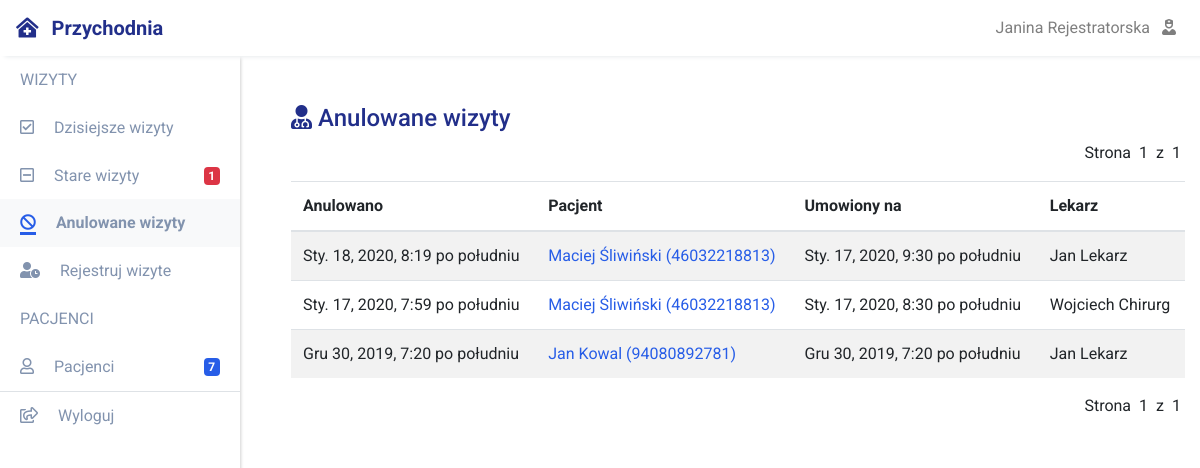
/przychodnia/rejestratorka/wizyty-anulowane (signed in), run on an earlier commit of the app's database.
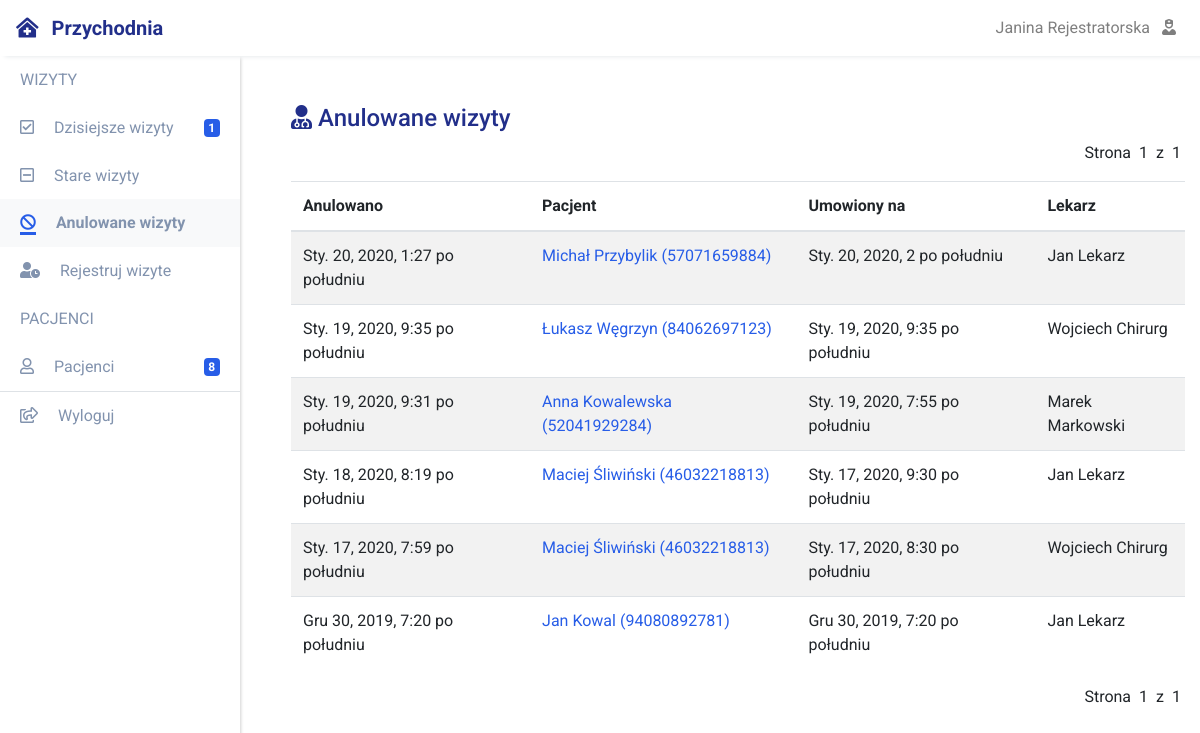
And on a later commit of the database.
### przychodnia_app/models.py (models this page shows)
class Rejestratorka(CommonProfileModel):
    user = models.OneToOneField(User, on_delete=models.PROTECT)
    role = models.CharField(max_length=16, default="REJESTRATORKA", editable=False)
    class Meta:
        verbose_name_plural = "Rejestratorki"

class Lekarz(CommonProfileModel):
    user = models.OneToOneField(User, on_delete=models.PROTECT)
    role = models.CharField(max_length=16, default="LEKARZ", editable=False)
    npwz = models.CharField("NPWZ", max_length=7, unique=True)
    class Meta:
        verbose_name_plural = "Lekarze"

### przychodnia_wizyta/models.py (models this page shows, shortened)
class Wizyta(models.Model):
    STATUS = (
        ("REJ", "Zarejestrowana"),
        ("ZAK", "Zakończona"),
        ("ANUL", "Anulowana")
    )
    opis = models.TextField(null=True, blank=True)
    diagnoza = models.TextField(null=True, blank=True)
    status = models.CharField(null=False, choices=STATUS, max_length=4, default="REJ")
    dt_rej = models.DateTimeField(null=False, blank=False)
    dt_zak_anul = models.DateTimeField(null=True, blank=True)
    pacjent = models.ForeignKey(Pacjent, on_delete=models.PROTECT)
    rejestratorka = models.ForeignKey(Rejestratorka, on_delete=models.PROTECT)
    lekarz = models.ForeignKey(Lekarz, on_delete=models.PROTECT)
    wizyty = WizytaManager()
    class Meta:
        ordering = ["dt_rej"]
        verbose_name_plural = "Wizyty"

### przychodnia_pacjent/models.py (models this page shows)
class Pacjent(CommonProfileModel):
    adres = models.ForeignKey(Adres, on_delete=models.PROTECT)
    pesel = models.CharField("PESEL", max_length=11, unique=True)
    def __str__(self):
        return "%s %s (%s)" % (self.imie, self.nazwisko, self.pesel)
    class Meta:
        verbose_name_plural = "Pacjenci"

### przychodnia_app/views/views_rejestratorka.py (the view)
@method_decorator(login_required(login_url='/login'), name='dispatch')
@method_decorator(uprawniania_rejestratorka_wymagane, name='dispatch')
class RejestratorkaAnulowaneWizyty(ListView):
    template_name = "przychodnia_app/rejestratorka/anulowane-wizyty.html"
    model = Wizyta
    context_object_name = 'anulowane_wizyty'
    paginate_by = 10
    queryset = Wizyta.wizyty.filter(status="ANUL").order_by("-dt_rej")

### common/models.py (called while the page is built)
    def __str__(self):
        return "%s %s" % (self.imie, self.nazwisko)

### przychodnia_wizyta/models.py (called while the page is built)
    def get_old(self):
        return self.filter(
            Q(status='REJ') & Q(dt_rej__lte=timezone.now() - timedelta(hours=12)))

    def get_new(self):
        return self.filter(
            Q(status='REJ') & Q(dt_rej__gte=timezone.now() - timedelta(hours=12)))

    def get_queryset(self):
        return WizytaQuerySet(self.model, using=self._db)

    def get_old(self):
        return self.get_queryset().get_old()

    def get_new(self):
        return self.get_queryset().get_new()

### przychodnia_app/templates/przychodnia_app/rejestratorka/anulowane-wizyty.html (shortened to what this page needs)
{% extends 'przychodnia_app/extend/base_przychodnia.html' %}
{% block content %}
<h4><i class="fas fa-user-md"></i>&nbsp;Anulowane wizyty</h4>
{% include 'przychodnia_app/include/pagination.html' %}
<table class="table table-striped">
  <thead>
    <tr>
      <th scope="col">Anulowano</th>
      <th scope="col">Pacjent</th>
      <th scope="col">Umowiony na</th>
      <th scope="col">Lekarz</th>
    </tr>
  </thead>
  <tbody>
    {% for wizyta in anulowane_wizyty %}
    <tr>
      <td>
        {{wizyta.dt_zak_anul}}
      </td>
      <td>
        <a href="{% url 'przychodnia_app:przychodnia-pacjent-detail' pk=wizyta.pacjent.pk %}">
          {{wizyta.pacjent}}
        </a>
      </td>
      <td>{{wizyta.dt_rej}}</td>
      <td>{{wizyta.lekarz}}</td>
    </tr>
    {% empty %}
    <tr>
      <td colspan="4" class="text-center">
        -Brak-
      </td>
    </tr>
    {% endfor %}
  </tbody>
</table>
{% include 'przychodnia_app/include/pagination.html' %}
{% endblock %}

### przychodnia_app/templates/przychodnia_app/extend/base_przychodnia.html (shortened to what this page needs)
{% extends 'common/extend/base.html' %}
{% block left_panel %}
<div class="left-panel">
  {% if request.user.role == "REJ" %}
  <ul class="list-group">
    <li class="list-group-item header d-flex justify-content-between align-items-center">
      <span>
        wizyty
      </span>
    </li>
    <li class="list-group-item {% if request.resolver_match.url_name == 'rejestratorka-wizyty-nowe' %}active{% endif %} d-flex justify-content-between align-items-center">
      <span>
        <i class="far fa-check-square"></i>
        <a href="{% url 'przychodnia_app:rejestratorka-wizyty-nowe' %}">
          Dzisiejsze wizyty
        </a>
      </span>
      {% if nowe_wizyty_count %}
      <span class="badge badge-primary">{{nowe_wizyty_count}}</span>
      {% endif %}
    </li>
    <li class="list-group-item {% if request.resolver_match.url_name == 'rejestratorka-wizyty-stare' %}active{% endif %} d-flex justify-content-between align-items-center">
      <span>
        <i class="far fa-minus-square"></i>
        <a href="{% url 'przychodnia_app:rejestratorka-wizyty-stare' %}">
          Stare wizyty
        </a>
      </span>
      {% if stare_wizyty_count %}
      <span class="badge badge-danger">{{stare_wizyty_count}}</span>
      {% endif %}
    </li>
    <li class="list-group-item {% if request.resolver_match.url_name == 'rejestratorka-wizyty-anulowane' %}active{% endif %} d-flex justify-content-between align-items-center">
      <span>
        <i class="fas fa-ban"></i>
        <a href="{% url 'przychodnia_app:rejestratorka-wizyty-anulowane' %}">
          Anulowane wizyty
        </a>
      </span>
    </li>
    <li class="list-group-item {% if request.resolver_match.url_name == 'rejestratorka-rejestruj-wizyte' %}active{% endif %} d-flex justify-content-between align-items-center">
      <span>
        <i class="fas fa-user-clock"></i>
        <a href="{% url 'przychodnia_app:rejestratorka-rejestruj-wizyte' %}">
          Rejestruj wizyte
        </a>
      </span>
    </li>
    <li class="list-group-item header d-flex justify-content-between align-items-center">
      <span>
        pacjenci
      </span>
    </li>
    <li class="list-group-item {% if request.resolver_match.url_name == 'przychodnia-pacjenci-list' %}active{% endif %} d-flex justify-content-between align-items-center">
      <span>
        <i class="far fa-user"></i>
        <a href="{% url 'przychodnia_app:przychodnia-pacjenci-list' %}">Pacjenci</a>
      </span>
      {% if pacjenci_count %}
      <span class="badge badge-primary">{{pacjenci_count}}</span>
      {% endif %}
    </li>
    <li class="list-group-item d-flex justify-content-between align-items-center border-top">
      <span>
        <i class="far fa-share-square"></i>
        <a href="{% url 'common:logout' %}">Wyloguj</a>
      </span>
    </li>
  </ul>
  {% endif %}
</div>
{% endblock %}
{% block child_content %}
<div class="row">
  <div class="col-12">
    {% block content %}{% endblock %}
  </div>
</div>
{% endblock %}

### common/templates/common/extend/base.html (shortened to what this page needs)
{% load staticfiles %}
<!DOCTYPE html>
<html lang="en" dir="ltr">
  <head>
    <link rel="stylesheet" href="{% static 'css/select2.min.css' %}">
    <link rel="stylesheet" href="{% static 'css/app.css' %}">
    <link rel="stylesheet" href="{% static 'css/shame.css' %}">
    <link rel="stylesheet" href="{% static 'css/datepicker.min.css' %}">
  <body>
  <nav class="fixed-top navbar navbar-expand-lg navbar-light" id="header_nav">
    <a class="navbar-brand">
      <span>
        {% if user.role == "LAB" or user.role == "KLAB" %}
          <i class="fas fa-microscope"></i>
          <span class="pl-2">Laboratorium</span>
        {% else %}
          <i class="fas fa-clinic-medical"></i>
          <span class="pl-2">Przychodnia</span>
        {% endif %}
      </span>
    </a>
    <div class="collapse navbar-collapse show" id="header_nav_collapse">
      <ul class="navbar-nav ml-auto">
        {% if user.role == "REJ" %}
        <li class="nav-item popover-profile-rejestratorka">
        {% elif user.role == "LEK" %}
        <li class="nav-item popover-profile-lekarz">
        {% else %}
        <li class="nav-item popover-profile">
        {% endif %}
          <a class="nav-link" href="#">
            <span class="pr-2">{{profile}}</span>
            {% if user.role == "REJ" %}
              <i class="fas fa-user-nurse" title="Rejestratorka"></i>
            {% elif user.role == "LEK" %}
              <i class="fas fa-stethoscope" title="Lekarz"></i>
            {% elif user.role == "LAB" %}
              <i class="fas fa-vial" title="Laborant"></i>
            {% elif user.role == "KLAB" %}
              <i class="fas fa-microscope" title="Kierownik Laboratorium"></i>
            {% endif %}
          </a>
        </li>
      </ul>
    </div>
  </nav>
  <div id="sidebar">
    {% block left_panel %}{% endblock %}
    <div class="main-content pt-5">
      <div class="container">
          {% block child_content %}{% endblock %}
      </div>
    </div>
</body>
</body>
</html>

### przychodnia_app/templates/przychodnia_app/include/pagination.html (shortened to what this page needs)
<nav class="m-0 p-0">
  <div class="d-flex flex-row-reverse">
    <div>
      <ul class="pagination pagination-sm justify-content-end">
        <li class="page-item px-1">
          Strona
        </li>
        <li class="page-item px-1">{{page_obj.number}}</li>
        <li class="page-item px-1">z</li>
        <li class="page-item px-1">
            {{paginator.num_pages}}
        </li>
      </ul>
    </div>
  </div>
</nav>

What changed in the data, as far as the page shows it:
added Wizyta: dt_zak_anul "Sty. 20, 2020, 1:27 po południu", pacjent "Michał Przybylik (57071659884)", dt_rej "Sty. 20, 2020, 2 po południu", lekarz "Jan Lekarz"
added Wizyta: dt_zak_anul "Sty. 19, 2020, 9:35 po południu", pacjent "Łukasz Węgrzyn (84062697123)", dt_rej "Sty. 19, 2020, 9:35 po południu", lekarz "Wojciech Chirurg"
now on this page (row edited): Wizyta: dt_zak_anul "Sty. 19, 2020, 9:31 po południu", pacjent "Anna Kowalewska (52041929284)", dt_rej "Sty. 19, 2020, 7:55 po południu", lekarz "Marek Markowski"
Also different on the page:
{{ nowe_wizyty_count }}: (not shown) → "1"
{{ pacjenci_count }}: "7" → "8"
{{ stare_wizyty_count }}: "1" → (not shown)
